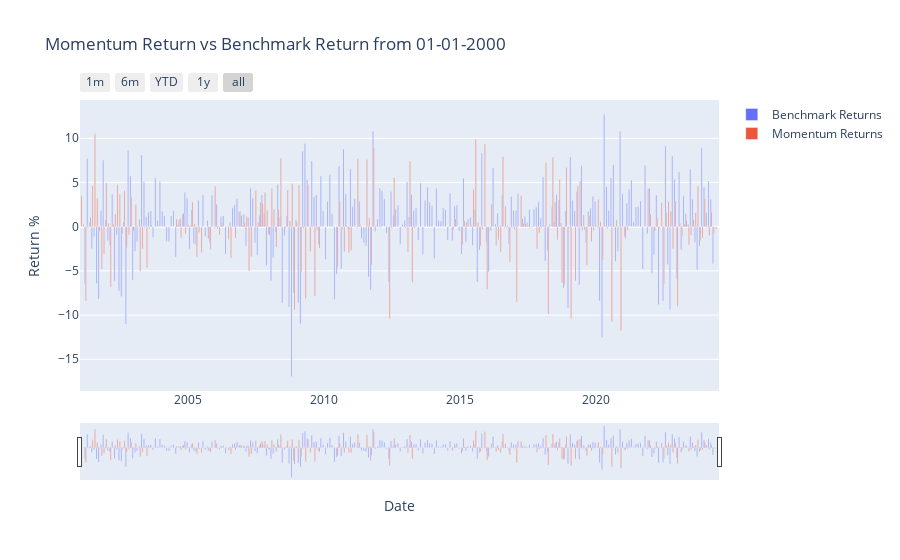

Source (notebook cell):
### Code cell
# Create a Plotly figure
fig = go.Figure()

# Add the benchmark returns bar trace
fig.add_trace(
    go.Bar(
        x=gains.index,
        y=gains.values,
        name='Benchmark Returns'
    )
)

# Add the momentum returns bar trace
fig.add_trace(
    go.Bar(
        x=total_returns_df.index,
        y=total_returns_df['Total Returns'],
        name='Momentum Returns'
    )
)

# Update the layout to include a range slider
fig.update_layout(
    title='Momentum Return vs Benchmark Return from 01-01-2000',
    xaxis_title='Date',
    yaxis_title='Return %',
    barmode='group',
    xaxis=dict(
        rangeselector=dict(
            buttons=list([
                dict(count=1, label="1m", step="month", stepmode="backward"),
                dict(count=6, label="6m", step="month", stepmode="backward"),
                dict(count=1, label="YTD", step="year", stepmode="todate"),
                dict(count=1, label="1y", step="year", stepmode="backward"),
                dict(step="all")
            ])
        ),
        rangeslider=dict(
            visible=True
        ),
        type="date"
    )
)

# Show the plot
fig.show()

### Figure 1 — Plotly figure (JSON) as saved in the notebook; plotly's stock layout.template omitted (floating-point values rounded to 4 significant figures; data arrays with more than 128 entries replaced by an {"elided": "..."} marker saying what was removed)
{"data": [{"name": "Benchmark Returns", "type": "bar", "x": {"elided": "278 str values"}, "y": {"elided": "278 float values"}}, {"name": "Momentum Returns", "type": "bar", "x": {"elided": "282 str values"}, "y": {"elided": "282 float values"}}], "layout": {"barmode": "group", "title": {"text": "Momentum Return vs Benchmark Return from 01-01-2000"}, "xaxis": {"rangeselector": {"buttons": [{"count": 1, "label": "1m", "step": "month", "stepmode": "backward"}, {"count": 6, "label": "6m", "step": "month", "stepmode": "backward"}, {"count": 1, "label": "YTD", "step": "year", "stepmode": "todate"}, {"count": 1, "label": "1y", "step": "year", "stepmode": "backward"}, {"step": "all"}]}, "rangeslider": {"visible": true}, "title": {"text": "Date"}, "type": "date"}, "yaxis": {"title": {"text": "Return %"}}}}
